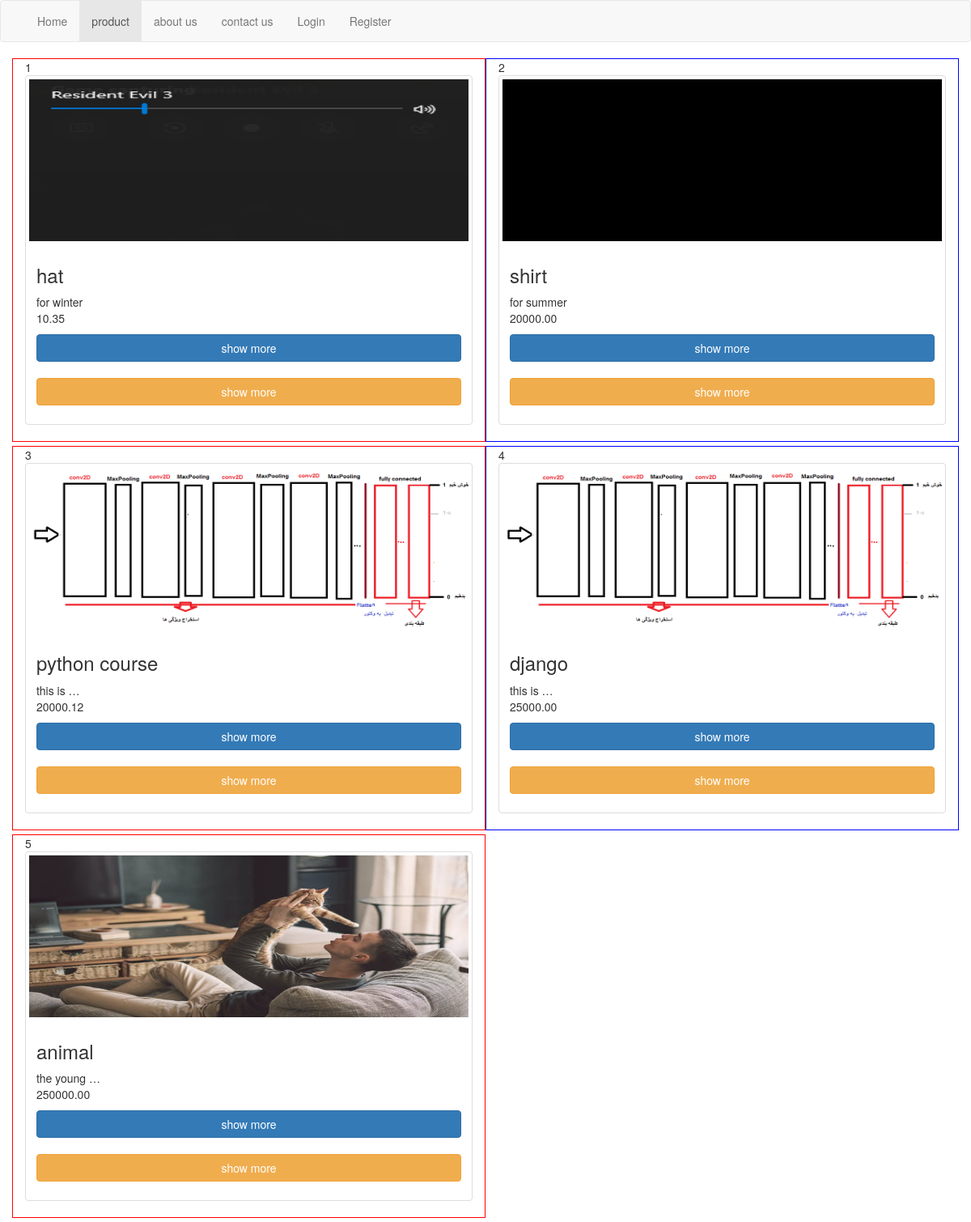
Screenshot of /products/ with the database file from the repository.
### products/models.py (models this page shows, shortened)
class Product(models.Model) :
    title = models.CharField(max_length=200)
    slug = models.SlugField(blank=True)
    description = models.TextField()
    price = models.DecimalField(max_digits=20 , decimal_places=2)
    image = models.ImageField(upload_to=file_upload , blank=True , null=True)
    featured = models.BooleanField(default = False)
    objects = ProductManager()
    timestamp = models.DateTimeField(auto_now_add=True)
    def get_url_slug(self):
        return f"{self.slug}"

### products/views.py (the view)
# urls.py: path('', ProductListView.as_view() , name = 'product_list') ,
class ProductListView(ListView) :
    template_name = 'products/product_list.html'
    def get_queryset(self):
        product = Product.objects.all()
        return product

### products/templates/products/product_list.html
{% extends "base.html" %}
{% load static %}
{% block content %}
    <div class="container">
    <div class="row">
 {% for product in object_list %}
         <div class="col-sm-6" style="border:  1px solid {% cycle 'red' 'blue' %}    ; margin-bottom: 5px">
             {{ forloop.counter }}
        {% include 'products/component/product_item.html' with product=product %}
         </div>
 {% endfor %}
    </div>
    </div>
{% endblock %}

### templates/base.html (shortened to what this page needs)
{% load static %}
<!doctype html>
<html lang="en">
  <head>
    {% include "base/css.html" %}
  </head>
  <body>
    {% include "base/nav.html" %}
        {% block content %}
         {% endblock %}
  </body>
</html>

### templates/base/css.html (shortened to what this page needs)
{% load static %}
<link rel="stylesheet" href="https://stackpath.bootstrapcdn.com/bootstrap/3.4.1/css/bootstrap.min.css">

### templates/base/nav.html (shortened to what this page needs)
{% url "home_page"  as homepage %}
{% url "login"  as loginpage %}
{% url "register"  as registerpage %}
{% url "about_us"  as aboutpage %}
{% url "contact_us"  as contactpage %}
{% url "products:product_list"  as productpage %}
<nav class="navbar navbar-default">
  <div class="container-fluid">
    <div class="navbar-header">
      <a class="navbar-brand" href="/">{{ title }}</a>
    </div>
    <div class="collapse navbar-collapse" id="bs-example-navbar-collapse-1">
      <ul class="nav navbar-nav">
        <li class="{% if request.path == homepage %} active {% endif %}"><a href="{{ homepage }}">Home <span class="sr-only">(current)</span></a></li>
        <li  class="{% if request.path == productpage %} active {% endif %}"><a href="{{ productpage }}">product</a></li>
          <li   class="{% if request.path == aboutpage %} active {% endif %}"><a href="{{aboutpage}}">about us</a></li>
          <li   class="{% if request.path == contactpage %} active {% endif %}"><a href="{{contactpage}}">contact us</a></li>
        {% if not request.user.is_authenticated %}
          <li  class="{% if request.path == loginpage %} active {% endif %}"><a href="{{ loginpage}}">Login</a></li>
          <li  class="{% if request.path == registerpage %} active {% endif %}"><a href="{{registerpage}}">Register</a></li>
            {% else %}
          <li  ><a href="/admin/logout/">logout</a></li>
        {% endif %}
      </ul>
    </div>
  </div>
</nav>

### products/templates/products/component/product_item.html
        <div class="thumbnail " >
                {% if product.image %}
                    <img src="{{ product.image.url }}"  style="width: 100% ; height: 200px "  >
                {% endif %}
        <div class="caption">
            <h3>{{product.title}}</h3>
            <p>{{ product.description | truncatewords:2 }} <br> {{ product.price }}</p>
            <p><a href="{{ product.get_url_slug }}" class="btn btn-primary btn-block" role="button">show more</a> <br>
            <a href="{% url 'products:productSlugDetail' product.slug %}" class="btn btn-warning btn-block" role="button">show more</a>
            </p>
        </div>
        </div>

### templates/base/js.html (shortened to what this page needs)
{% load static %}

### rows the page displays
Product: image (picture), title "hat", description "for winter", price "10.35"
Product: image (picture), title "shirt", description "for summer", price "20000.00"
Product: image (picture), title "python course", description "this is …", price "20000.12"
Product: image (picture), title "django", description "this is …", price "25000.00"
Product: image (picture), title "animal", description "the young …", price "250000.00"
